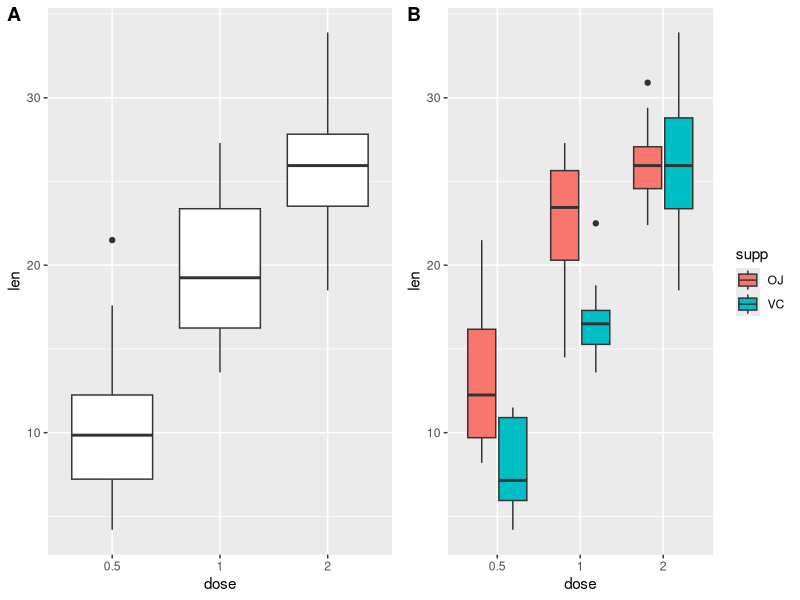

Source code (R):
library(dplyr)
library(ggplot2)
library(cowplot)


ToothGrowth$dose <- as.factor(ToothGrowth$dose)
p_all <- ggplot(ToothGrowth, aes(x=dose, y=len)) + 
    geom_boxplot()


p_by_dose <- ggplot(ToothGrowth, aes(x=dose, y=len, fill=supp)) +
    geom_boxplot()

plot_grid(p_all, p_by_dose, labels=c("A", "B"), ncol = 2, nrow = 1)


        
ToothGrowth %>% group_by(dose) %>% summarize(mean=mean(len), sd=sd(len))
ToothGrowth %>% 
    group_by(dose,supp) %>% 
    summarize(mean=mean(len), sd=sd(len)) %>%
    arrange(supp,dose)


ToothGrowth$dose <- as.numeric(as.character(ToothGrowth$dose))



d0.5 <- ToothGrowth %>% filter(dose==0.5) %>% select(len)
d2.0 <- ToothGrowth %>% filter(dose==2) %>% select(len)


t.test(d2.0,d0.5,paired=FALSE)


OJ <- ToothGrowth %>% filter(supp=="OJ",dose<2) %>% select(len)
VC <- ToothGrowth %>% filter(supp=="VC",dose<2) %>% select(len)

t.test(OJ,VC,paired=FALSE)

OJ <- ToothGrowth %>% filter(supp=="OJ",dose==2) %>% select(len)
VC <- ToothGrowth %>% filter(supp=="VC",dose==2) %>% select(len)

t.test(OJ,VC,paired=FALSE)